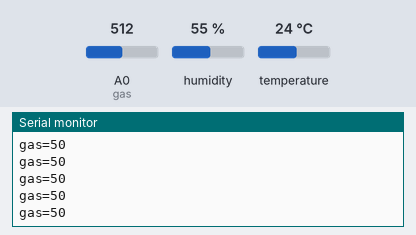
Bench run of a sketch on a simulated ESP8266 (NodeMCU). Parts: the last lines printed to the serial monitor. The inputs (shaded band) are chosen by the test bench; at power-on: A0 (gas) = 512, humidity 55 %, temperature 24 °C. WiFi joins after 1.5 s; servers stay silent unless stated.

Above: at 3.0 s.
3.1 s: A0 (gas) set to 716
At 3.81 s:
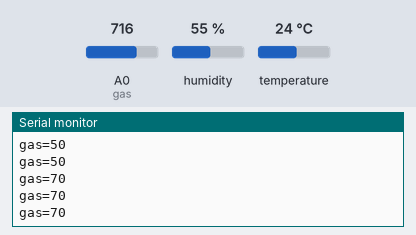
4.6 s: A0 (gas) set to 900
At 4.83 s:
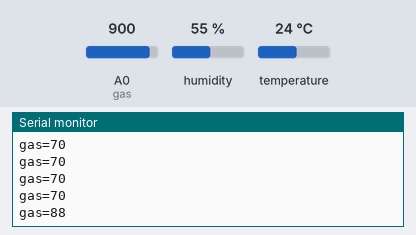
Timing chart, 0 to 7.6 s (numbered marks = the images above; inputs shaded):
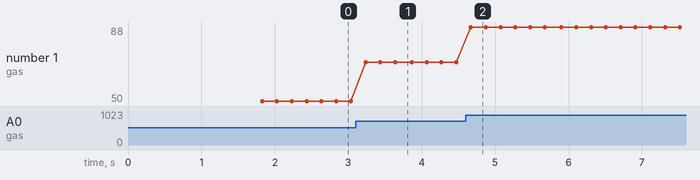

Measured:
- after the input at 3.1 s, the serial monitor: prints a new line after 0.14 s (image 1)
- after the input at 4.6 s, the serial monitor: prints a new line after 0.07 s (image 2)
- plotted number 1: 50 → 70 after the input at 3.1 s, 70 → 88 after the input at 4.6 s

The sketch:

sketch_may8c.ino
```cpp
#define BLYNK_TEMPLATE_ID "TMPL3JsxgokyV"
#define BLYNK_TEMPLATE_NAME "temp"
#define BLYNK_AUTH_TOKEN "VYXaOFFBi9CRHp-ZnIIb787LDSUpdEyi"

#define BLYNK_PRINT Serial
#include <ESP8266WiFi.h>
#include <BlynkSimpleEsp8266.h>

/* Fill-in your Template ID (only if using Blynk.Cloud) */
#define BLYNK_TEMPLATE_ID   "TMPL3JsxgokyV"
#define gas A0
#define r1 D0
#define r2 D1
#define r3 D2
#define r4 D3
#define r5 D6
#define r6 D7
String data1;
#include "DHT.h"

#define DHTPIN D5     // Digital pin connected to the DHT sensor
#define DHTTYPE DHT11   // DHT 11

DHT dht(DHTPIN, DHTTYPE);

// You should get Auth Token in the Blynk App.
// Go to the Project Settings (nut icon).
char auth[] = "VYXaOFFBi9CRHp-ZnIIb787LDSUpdEyi";

// Your WiFi credentials.
// Set password to "" for open networks.
char ssid[] = "Iot2023";
char pass[] = "testing2023";

void setup()
{
  // Debug console
  Serial.begin(9600);
  pinMode(gas,INPUT);
    pinMode(r1,OUTPUT);
  pinMode(r2,OUTPUT);
      pinMode(r3,OUTPUT);
  pinMode(r4,OUTPUT);
   pinMode(r5,OUTPUT);
    pinMode(r6,OUTPUT);
   digitalWrite(r2,1);
  digitalWrite(r1,1);
  digitalWrite(r3,1);
  digitalWrite(r4,1);
  digitalWrite(r5,1);
  digitalWrite(r6,1);
   dht.begin();
  Blynk.begin(auth, ssid, pass);
}

void loop()
{
int gassen1 = analogRead(gas);
float h = dht.readHumidity();
  float t = dht.readTemperature();
  float f = dht.readTemperature(true);
  if (isnan(h) || isnan(t) || isnan(f)) {
    Serial.println(F("Failed to read from DHT sensor!"));
    return;
  }

int gassen = map(gassen1,0,1023,0,100);
  // Compute heat index in Fahrenheit (the default)
  float hif = dht.computeHeatIndex(f, h);
  // Compute heat index in Celsius (isFahreheit = false)
  float hic = dht.computeHeatIndex(t, h, false);

   if ( t<38)
{
  digitalWrite(r1,0);
  digitalWrite(r2,1);
  digitalWrite(r3,1);
  Blynk.virtualWrite(V3,"Good");
  }
 if (t>38 && t<40)
{
  digitalWrite(r1,1);
  digitalWrite(r2,0);
  digitalWrite(r3,1);
  Blynk.virtualWrite(V3,"Modurate");
  }
   if (t>40 )
{
  digitalWrite(r1,1);
  digitalWrite(r2,1);
  digitalWrite(r3,0);
  Blynk.virtualWrite(V3,"High");
  }

  Serial.print("gas=");
  Serial.println(gassen);
  delay(200);


     if (gassen<=30)
{
  digitalWrite(r4,0);
  digitalWrite(r5,1);
  digitalWrite(r6,1);
  Blynk.virtualWrite(V2,"Good");
  }
 if (gassen>31 && gassen<50)
{
  digitalWrite(r4,1);
  digitalWrite(r5,0);
  digitalWrite(r6,1);
  Blynk.virtualWrite(V2,"Moderate");
  }
   if (gassen>51 && gassen<100 )
{
  digitalWrite(r4,1);
  digitalWrite(r5,1);
  digitalWrite(r6,0);
   Blynk.virtualWrite(V2,"high");
  }

 Blynk.virtualWrite(V0,t);
 Blynk.virtualWrite(V1,gassen);

 Blynk.run();
}
```
